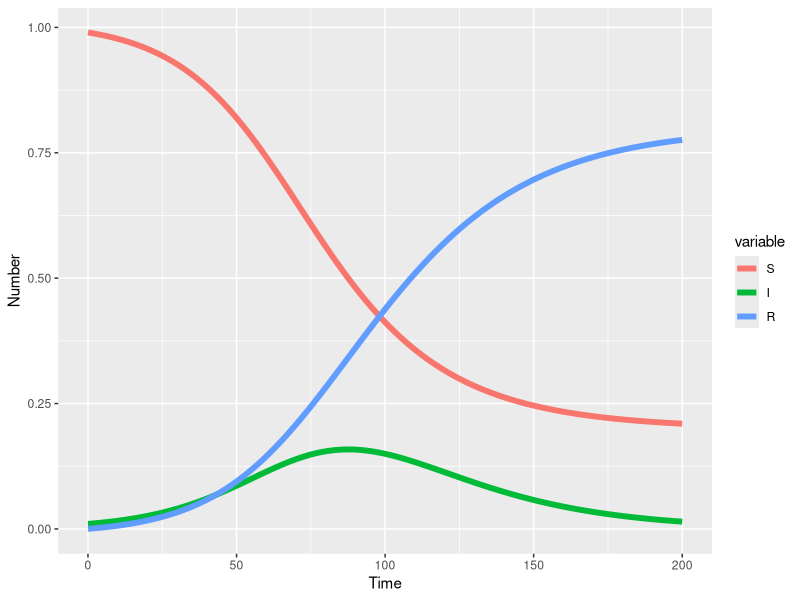

The R script that drew this image:
library(deSolve)
library(reshape2)
library(ggplot2)


sir_ode <- function(times,init,parms){
  with(as.list(c(parms,init)), {
  # ODEs
  dS <- -beta*S*I
  dI <- beta*S*I-gamma*I
  dR <- gamma*I
  list(c(dS,dI,dR))
  })
}

parms <- c(beta=0.1,gamma=0.05)
init <- c(S=0.99,I=0.01,R=0) 
times <- seq(0,200,length.out=2001)
sir_out <- lsoda(init,times,sir_ode,parms)

sir_out_long <- melt(as.data.frame(sir_out),"time")

# Plot
ggplot(sir_out_long, aes(x=time, y=value, colour=variable, group=variable)) +
  geom_line(lwd=2) + xlab("Time") + ylab("Number")
